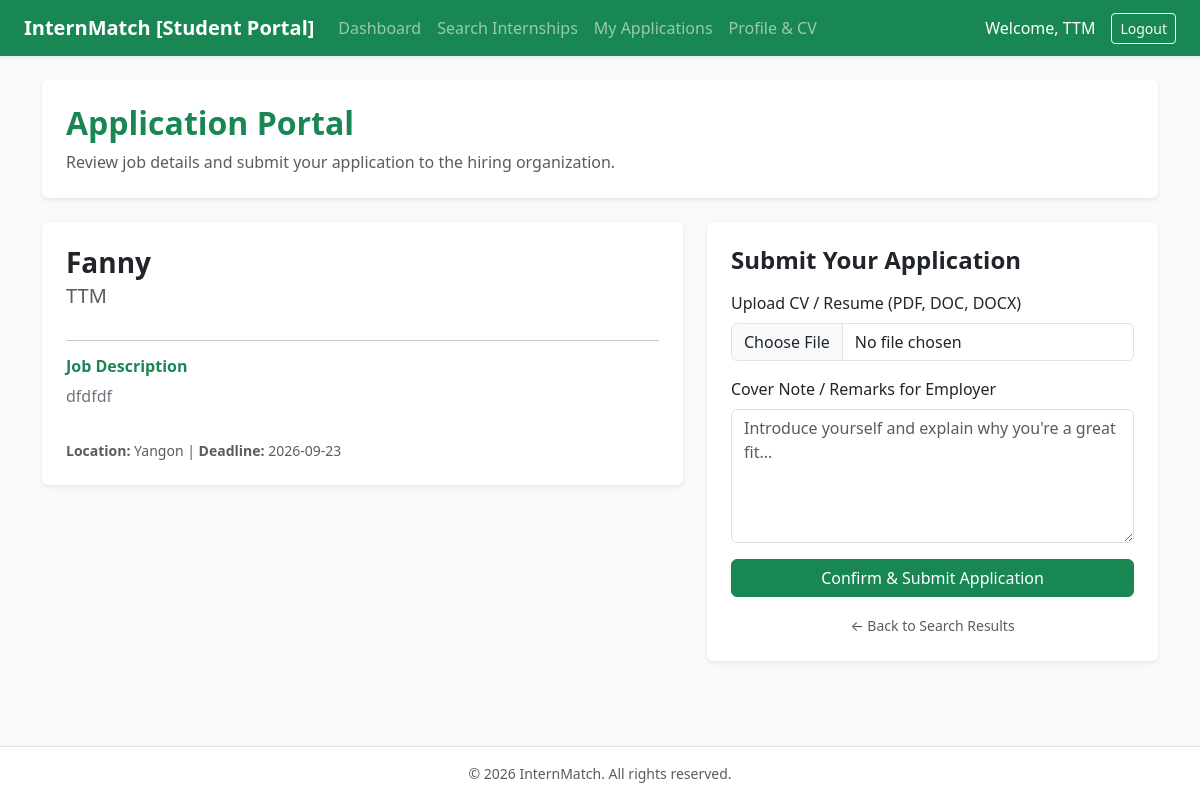
Page /views/student/apply.php?id=1 (signed in) on the committed database.
### tables this page shows
CREATE TABLE `internships` (
  `internship_id` int(11) NOT NULL,
  `company_id` int(11) NOT NULL,
  `title` varchar(150) NOT NULL,
  `description` text NOT NULL,
  `field_id` int(11) DEFAULT NULL,
  `location` varchar(100) DEFAULT NULL,
  `duration` varchar(50) DEFAULT NULL,
  `start_date` date DEFAULT NULL,
  `end_date` date DEFAULT NULL,
  `deadline` date DEFAULT NULL,
  `slots_available` int(11) DEFAULT 1
);

CREATE TABLE `companies` (
  `company_id` int(11) NOT NULL,
  `user_id` int(11) NOT NULL,
  `company_name` varchar(150) NOT NULL,
  `description` text DEFAULT NULL,
  `industry` varchar(100) DEFAULT NULL,
  `location` varchar(100) DEFAULT NULL,
  `website` varchar(255) DEFAULT NULL,
  `verification_status` enum('pending','verified','rejected') DEFAULT 'pending'
);

### views/student/apply.php (the view, shortened to what this page needs)
<?php
$database = new Database();
$db = $database->getConnection();
$internship_id = $_GET['id'] ?? null;
$stmt = $db->prepare("
    SELECT i.*, c.company_name, c.industry, c.location as comp_location
    FROM internships i
    JOIN companies c ON i.company_id = c.company_id
    WHERE i.internship_id = ?
");
$stmt->execute([$internship_id]);
$internship = $stmt->fetch();
include '../../includes/header.php';
?>
<div class="row mb-4">
    <div class="col-md-12">
        <div class="p-4 bg-white rounded shadow-sm border-0">
            <h2 class="fw-bold text-success">Application Portal</h2>
            <p class="text-muted mb-0">Review job details and submit your application to the hiring organization.</p>
        </div>
    </div>
</div>
<div class="row">
    <div class="col-md-7">
        <div class="card border-0 shadow-sm p-4 bg-white mb-4">
            <h3 class="fw-bold text-dark mb-1"><?php echo htmlspecialchars($internship['title']); ?></h3>
            <h5 class="text-muted mb-3"><?php echo htmlspecialchars($internship['company_name']); ?></h5>
            <hr>
            <h6 class="fw-bold text-success">Job Description</h6>
            <p class="text-secondary"><?php echo nl2br(htmlspecialchars($internship['description'])); ?></p>
            <div class="mt-3 text-muted small">
                <span><strong>Location:</strong> <?php echo htmlspecialchars($internship['location'] ?? 'Remote'); ?></span> |
                <span><strong>Deadline:</strong> <?php echo htmlspecialchars($internship['deadline'] ?? 'Open'); ?></span>
            </div>
        </div>
    </div>
    <div class="col-md-5">
        <div class="card border-0 shadow-sm p-4 bg-white">
            <h4 class="fw-bold text-dark mb-3">Submit Your Application</h4>
            <form method="POST" action="" enctype="multipart/form-data">
                <div class="mb-3">
                    <label class="form-label">Upload CV / Resume (PDF, DOC, DOCX)</label>
                    <input type="file" name="cv_file" class="form-control" accept=".pdf,.doc,.docx" required>
                </div>
                <div class="mb-3">
                    <label class="form-label">Cover Note / Remarks for Employer</label>
                    <textarea name="cover_letter" rows="5" class="form-control" placeholder="Introduce yourself and explain why you're a great fit..." required></textarea>
                </div>
                <button type="submit" class="btn btn-success w-100">Confirm & Submit Application</button>
            </form>
            <div class="mt-3 text-center">
                <a href="search.php" class="text-muted small text-decoration-none">← Back to Search Results</a>
            </div>
        </div>
    </div>
</div>
<?php include '../../includes/footer.php'; ?>

### rows in the picture
internships: title "Fanny", company.company_name "TTM", description "dfdfdf", location "Yangon", deadline "2026-09-23"

### other values in the picture
$_SESSION['name'] "TTM"
